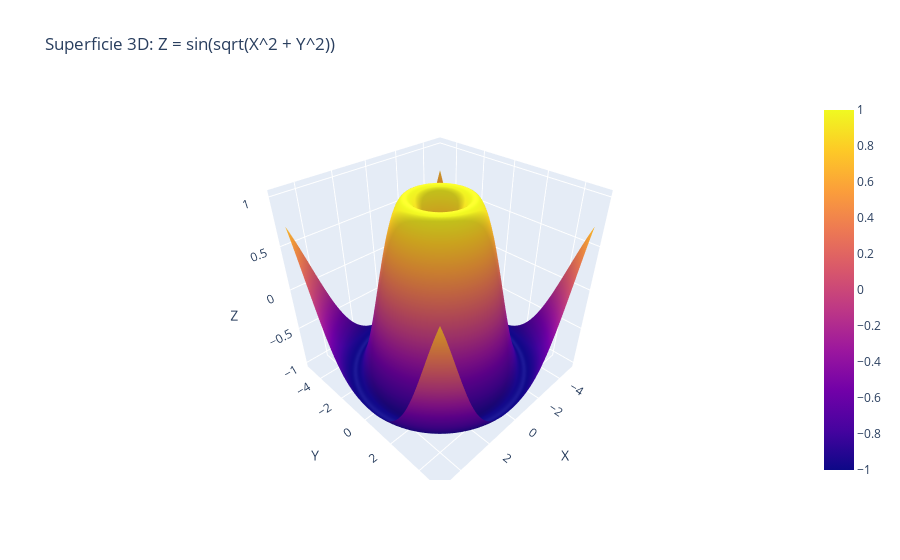

Source (notebook cell):
### Markdown cell above
Para usar Plotly y Mayavi, debemos descargar la libreria con el siguiente comando:
-pip install plotly
-pip install mayavi

### Code cell
import numpy as np
import plotly.graph_objects as go

# Definición de la función
x = np.linspace(-5, 5, 100)
y = np.linspace(-5, 5, 100)
X, Y = np.meshgrid(x, y)
Z = np.sin(np.sqrt(X**2 + Y**2))  # Función 3D

# Crear gráfico
fig = go.Figure(data=[go.Surface(z=Z, x=X, y=Y)])
fig.update_layout(title='Superficie 3D: Z = sin(sqrt(X^2 + Y^2))',
                  scene=dict(xaxis_title='X', yaxis_title='Y', zaxis_title='Z'))
fig.show()

### Figure 1 — Plotly figure (JSON) as saved in the notebook; plotly's stock layout.template omitted (floating-point values rounded to 4 significant figures; data arrays with more than 128 entries replaced by an {"elided": "..."} marker saying what was removed)
{"data": [{"type": "surface", "x": {"elided": "100x100 float values"}, "y": {"elided": "100x100 float values"}, "z": {"elided": "100x100 float values"}}], "layout": {"scene": {"xaxis": {"title": {"text": "X"}}, "yaxis": {"title": {"text": "Y"}}, "zaxis": {"title": {"text": "Z"}}}, "title": {"text": "Superficie 3D: Z = sin(sqrt(X^2 + Y^2))"}}}
